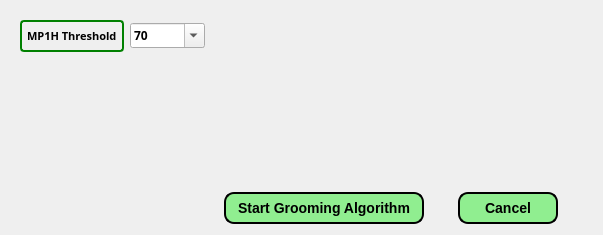
<?xml version="1.0" encoding="UTF-8"?>
<ui version="4.0">
 <class>Form</class>
 <widget class="QWidget" name="Form">
  <property name="geometry">
   <rect>
    <x>0</x>
    <y>0</y>
    <width>603</width>
    <height>235</height>
   </rect>
  </property>
  <property name="windowTitle">
   <string>Grooming Window</string>
  </property>
  <widget class="QWidget" name="">
   <property name="geometry">
    <rect>
     <x>20</x>
     <y>20</y>
     <width>185</width>
     <height>32</height>
    </rect>
   </property>
   <layout class="QHBoxLayout" name="horizontalLayout_2">
    <item>
     <widget class="QLabel" name="MP1HThreshold_label">
      <property name="font">
       <font>
        <family>IRANSans</family>
        <pointsize>8</pointsize>
        <weight>75</weight>
        <bold>true</bold>
       </font>
      </property>
      <property name="styleSheet">
       <string notr="true"> QLabel {
    border: 2px solid green;
    border-radius: 4px;
    padding: 2px;
}</string>
      </property>
      <property name="text">
       <string>MP1H Threshold</string>
      </property>
     </widget>
    </item>
    <item>
     <widget class="QComboBox" name="MP1H_Threshold_combobox">
      <property name="font">
       <font>
        <family>IRANSans</family>
        <weight>75</weight>
        <bold>true</bold>
       </font>
      </property>
      <property name="editable">
       <bool>true</bool>
      </property>
      <property name="currentText">
       <string>70</string>
      </property>
      <property name="currentIndex">
       <number>6</number>
      </property>
      <item>
       <property name="text">
        <string>10</string>
       </property>
      </item>
      <item>
       <property name="text">
        <string>20</string>
       </property>
      </item>
      <item>
       <property name="text">
        <string>30</string>
       </property>
      </item>
      <item>
       <property name="text">
        <string>40</string>
       </property>
      </item>
      <item>
       <property name="text">
        <string>50</string>
       </property>
      </item>
      <item>
       <property name="text">
        <string>60</string>
       </property>
      </item>
      <item>
       <property name="text">
        <string>70</string>
       </property>
      </item>
      <item>
       <property name="text">
        <string>80</string>
       </property>
      </item>
      <item>
       <property name="text">
        <string>90</string>
       </property>
      </item>
      <item>
       <property name="text">
        <string>100</string>
       </property>
      </item>
     </widget>
    </item>
   </layout>
  </widget>
  <widget class="QWidget" name="">
   <property name="geometry">
    <rect>
     <x>196</x>
     <y>191</y>
     <width>390</width>
     <height>35</height>
    </rect>
   </property>
   <layout class="QGridLayout" name="gridLayout">
    <item row="0" column="0">
     <widget class="QPushButton" name="Start_Grooming_button">
      <property name="maximumSize">
       <size>
        <width>200</width>
        <height>16777215</height>
       </size>
      </property>
      <property name="styleSheet">
       <string notr="true">QPushButton {
    border: 2px solid #8f8f91;
    border-radius: 6px;
    background-color: lightgreen;
    min-width: 80px;
border-style: outset;
    border-width: 2px;
    border-radius: 10px;
    border-color: dark-orange;
    font: bold 14px;
    min-width: 10em;
    padding: 6px;
}

QPushButton:pressed {
    background-color: qlineargradient(x1: 0, y1: 0, x2: 0, y2: 1,
                                      stop: 0 #dadbde, stop: 1 #f6f7fa);
}

QPushButton:flat {
    border: none; /* no border for a flat push button */
}

QPushButton:default {
    border-color: navy; /* make the default button prominent */
}
QPushButton:open { /* when the button has its menu open */
    background-color: qlineargradient(x1: 0, y1: 0, x2: 0, y2: 1,
                                      stop: 0 #dadbde, stop: 1 #f6f7fa);
}

QPushButton::menu-indicator {
    image: url(menu_indicator.png);
    subcontrol-origin: padding;
    subcontrol-position: bottom right;
}

QPushButton::menu-indicator:pressed, QPushButton::menu-indicator:open {
    position: relative;
    top: 2px; left: 2px; /* shift the arrow by 2 px */
}</string>
      </property>
      <property name="text">
       <string>Start Grooming Algorithm</string>
      </property>
     </widget>
    </item>
    <item row="0" column="1">
     <widget class="QPushButton" name="Cancel_button">
      <property name="sizePolicy">
       <sizepolicy hsizetype="Fixed" vsizetype="Fixed">
        <horstretch>0</horstretch>
        <verstretch>0</verstretch>
       </sizepolicy>
      </property>
      <property name="minimumSize">
       <size>
        <width>186</width>
        <height>0</height>
       </size>
      </property>
      <property name="maximumSize">
       <size>
        <width>100</width>
        <height>16777215</height>
       </size>
      </property>
      <property name="styleSheet">
       <string notr="true">QPushButton {
    border: 2px solid #8f8f91;
    border-radius: 6px;
    background-color: lightgreen;
    min-width: 80px;
border-style: outset;
    border-width: 2px;
    border-radius: 10px;
    border-color: dark-orange;
    font: bold 14px;
    min-width: 10em;
    padding: 6px;
}

QPushButton:pressed {
    background-color: qlineargradient(x1: 0, y1: 0, x2: 0, y2: 1,
                                      stop: 0 #dadbde, stop: 1 #f6f7fa);
}

QPushButton:flat {
    border: none; /* no border for a flat push button */
}

QPushButton:default {
    border-color: navy; /* make the default button prominent */
}
QPushButton:open { /* when the button has its menu open */
    background-color: qlineargradient(x1: 0, y1: 0, x2: 0, y2: 1,
                                      stop: 0 #dadbde, stop: 1 #f6f7fa);
}

QPushButton::menu-indicator {
    image: url(menu_indicator.png);
    subcontrol-origin: padding;
    subcontrol-position: bottom right;
}

QPushButton::menu-indicator:pressed, QPushButton::menu-indicator:open {
    position: relative;
    top: 2px; left: 2px; /* shift the arrow by 2 px */
}</string>
      </property>
      <property name="text">
       <string>Cancel</string>
      </property>
     </widget>
    </item>
   </layout>
  </widget>
 </widget>
 <resources/>
 <connections/>
</ui>
